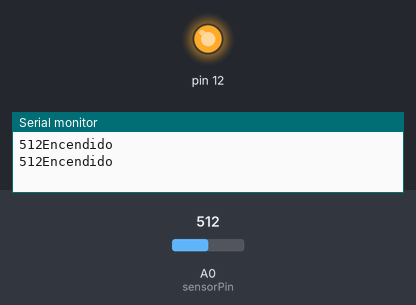
The sketch below on a simulated Arduino Uno, built with avr-gcc and run on an emulated ATmega328P. Shown: output pins drawn as LEDs (lit = HIGH), the last lines printed to the serial monitor. The test bench sets the inputs (shaded band); at power-on: A0 (sensorPin) = 512.

Above: at 1.8 s.
1.9 s: A0 (sensorPin) set to 706
3.4 s: A0 (sensorPin) set to 735
At 4.6 s:
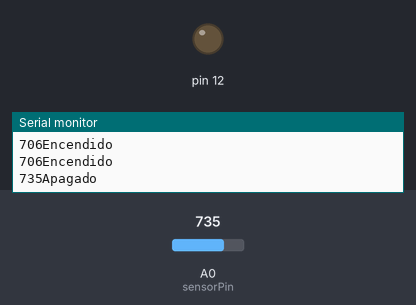
5.5 s: A0 (sensorPin) set to 716
At 7.2 s:
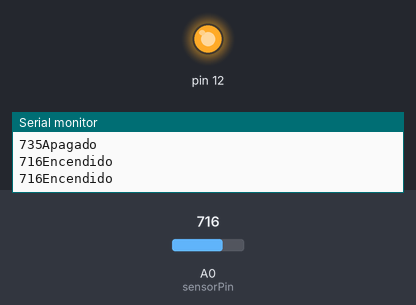
7.5 s: A0 (sensorPin) set to 900
At 8.9 s:
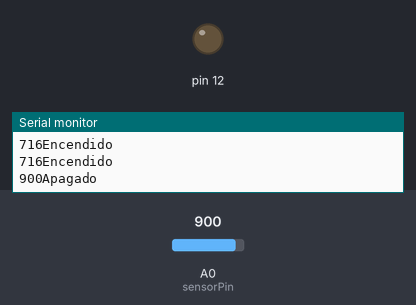
Timing chart, 0 to 10.5 s (numbered marks = the images above; inputs shaded):
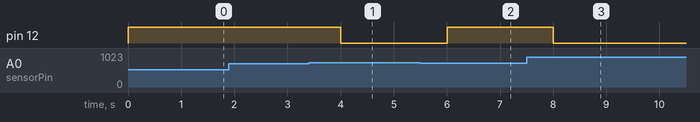

The sketch:

electrovalvula.ino
```cpp
const int sensorPin = A0;

void setup() {
   Serial.begin(9600);
    pinMode(12, OUTPUT);
}

void loop()
{
   int humedad = analogRead(sensorPin);
   Serial.print(humedad);

   if (humedad < 720)
   {
     digitalWrite(12, HIGH);   // set the LED on
      Serial.println("Encendido");
      //hacer las acciones necesarias
   }
   else if (humedad > 720) {

      digitalWrite(12, LOW);   // set the LED on
      Serial.println("Apagado");

   }
   delay(1000);
}
```

Measured:
- the behaviour switches between 720 and 721 on A0 (sensorPin) (found by bisection; images 0 and 1)
- after the input at 3.4 s, pin 12: HIGH → LOW after 0.60 s
- after the input at 5.5 s, pin 12: LOW → HIGH after 0.50 s
- after the input at 7.5 s, pin 12: HIGH → LOW after 0.50 s
